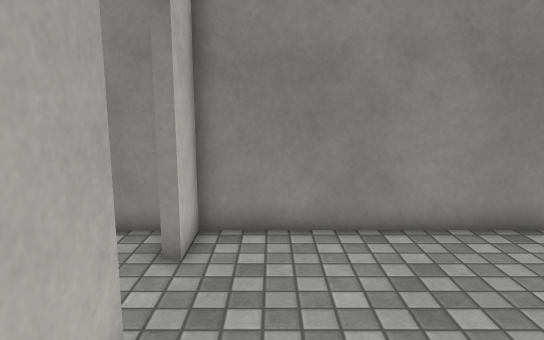
view 1 (above)

12 first-person views from a walk through a 3-D level made in the Unity game engine. The camera is 1.5 m above the floor, tilts 10° down and sees 70° across. The floor is counted in squares, 0.5 m on a side. Each view is taken from the middle of a square. On the plan, view 1 faces up. The plan holds only what a view shows up to about 20 squares ahead; the rest is blank. The player character is not drawn. Surface patterns are stand-ins for the level's own textures.

view 2
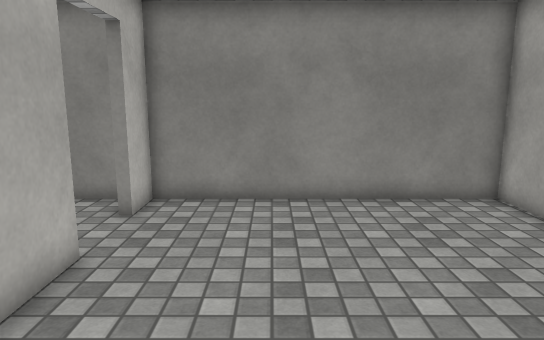

view 3
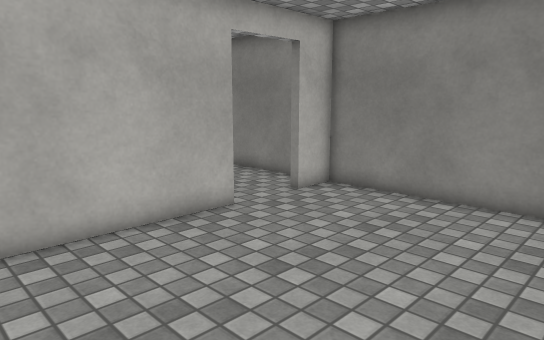

view 4
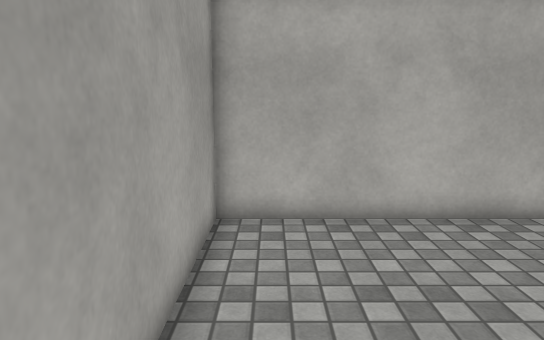

view 5
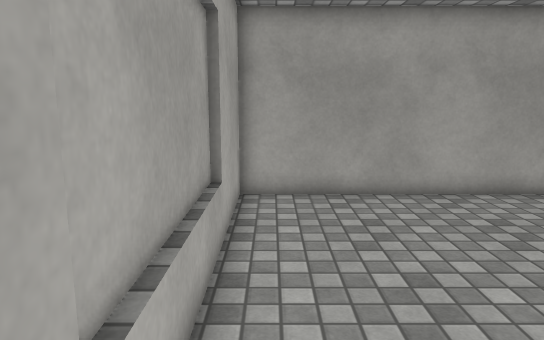

view 6
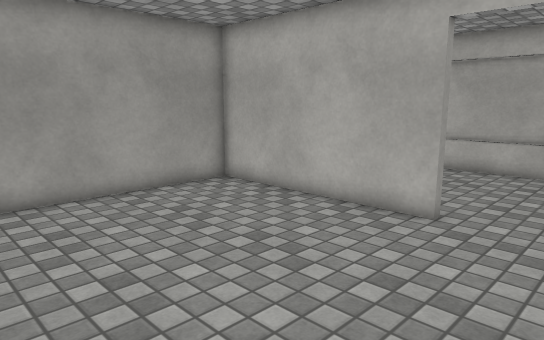

view 7
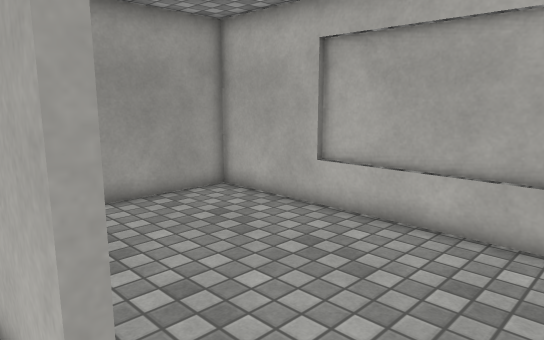

view 8
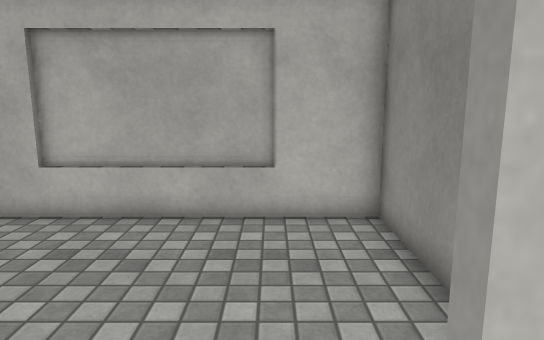

view 9
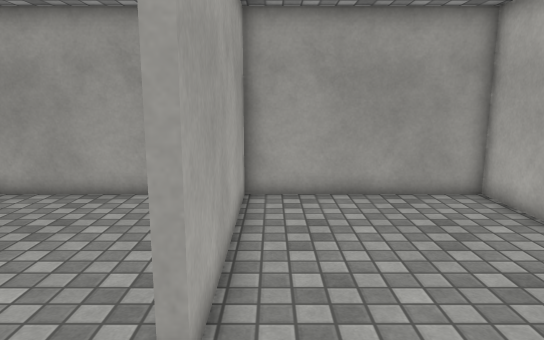

view 10
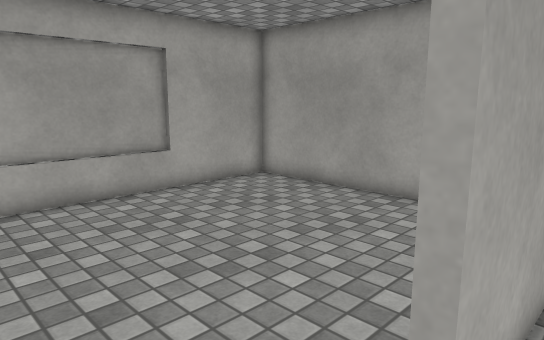

view 11
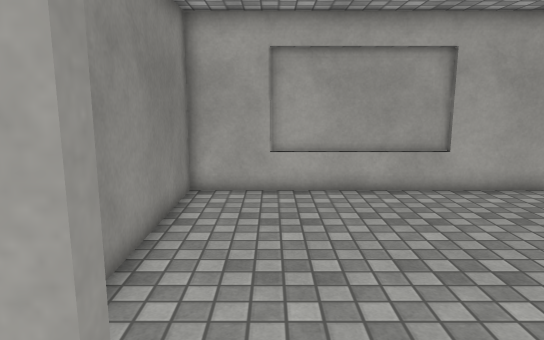

view 12
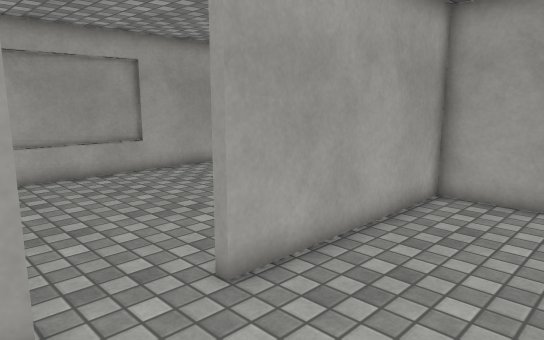

### Floor plan
Ten units are one square. View 1 is at (0, 0); x grows to the right and y downward. Boxes are objects, and circles mark ways between rooms. Rooms are numbered by the first view taken in them; rooms with no view inside come last. Other rooms are left out.
<svg viewBox="-106 -93 204 143">
<path fill="none" stroke="#000" d="M-17 -41 -17 45 91 45 91 -88 -17 -88 -17 -70M93 1 93 -61M-101 -61 -101 1M-17 -70 -21 -70 -21 -75M-26 -88 -99 -88 -99 45 -21 45 -21 -41 -17 -41"/>
<circle cx="-20" cy="-60" r="3" fill="#2a7"/>
<text x="30" y="-30">1</text>
<text x="-60" y="-30">2</text>
</svg>
Room 1 opens to room 2.

Where each view was taken, in squares from view 1:
view 1: 0 up, 0 right, facing up
view 2: 3 down, 2 right, facing up
view 3: 3 down, 7 right, facing up-left
view 4: 3 down, 8 right, facing left
view 5: 8 up, 8 right, facing down
view 6: 8 up, 8 right, facing down-left
view 7: 7 up, 1 left, facing down-left
view 8: 6 up, 0 right, facing left
view 9: 8 up, 3 left, facing down
view 10: 7 up, 3 left, facing down-right
view 11: 6 up, 4 left, facing right
view 12: 8 up, 7 left, facing down-right
